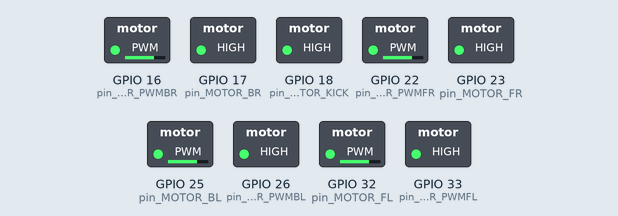
Simulated run of this sketch. Board: ESP32. On the bench: switched loads named in the sketch (green lamp = pin HIGH).

Above: at 0.1 s.
Timing chart, 0 to 1.6 s (numbered marks = the images above):
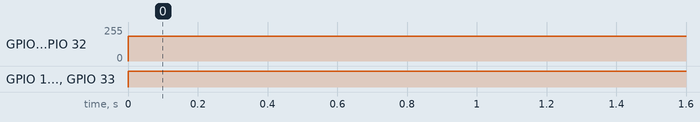

Measured:
- by itself, GPIO 16 (pin_MOTOR_PWMBR), GPIO 22 (pin_MOTOR_PWMFR), GPIO 25 (pin_MOTOR_BL), GPIO 32 (pin_MOTOR_FL): 0/255 → 184/255 at 0.00 s
- by itself, GPIO 17 (pin_MOTOR_BR), GPIO 23 (pin_MOTOR_FR), GPIO 26 (pin_MOTOR_PWMBL), GPIO 33 (pin_MOTOR_PWMFL): LOW → HIGH at 0.00 s

The sketch:

L298N_4WHEELS.ino
```cpp
//----MOTOR---//

/*
FR : FRONT RIGHT
FL : FRONT LEFT
BR : BACK RIGHT
BL : BACK LEFT
M1 : MOTOR 1 dst
*/

#define pin_MOTOR_BL 25
#define pin_MOTOR_PWMBL 26
#define pin_MOTOR_BR 17
#define pin_MOTOR_PWMBR 16
#define pin_MOTOR_FL 32
#define pin_MOTOR_PWMFL 33
#define pin_MOTOR_FR 23
#define pin_MOTOR_PWMFR 22

#define pin_MOTOR_KICK 18

#define PWM_FREQUENCY 700
#define PWM_RESOLUTION 8
#define M1A_PWM_CHANNEL 0
#define M1B_PWM_CHANNEL 1
#define M2A_PWM_CHANNEL 2
#define M2B_PWM_CHANNEL 3
#define M3A_PWM_CHANNEL 4
#define M3B_PWM_CHANNEL 5
#define M4A_PWM_CHANNEL 6
#define M4B_PWM_CHANNEL 7

#define potensio 4
//-----------//

void setup() {
  //motor
  ledcSetup(M1A_PWM_CHANNEL, PWM_FREQUENCY, PWM_RESOLUTION);
  ledcSetup(M1B_PWM_CHANNEL, PWM_FREQUENCY, PWM_RESOLUTION);
  ledcSetup(M2A_PWM_CHANNEL, PWM_FREQUENCY, PWM_RESOLUTION);
  ledcSetup(M2B_PWM_CHANNEL, PWM_FREQUENCY, PWM_RESOLUTION);
  ledcSetup(M3A_PWM_CHANNEL, PWM_FREQUENCY, PWM_RESOLUTION);
  ledcSetup(M3B_PWM_CHANNEL, PWM_FREQUENCY, PWM_RESOLUTION);
  ledcSetup(M4A_PWM_CHANNEL, PWM_FREQUENCY, PWM_RESOLUTION);
  ledcSetup(M4B_PWM_CHANNEL, PWM_FREQUENCY, PWM_RESOLUTION);

  ledcAttachPin(pin_MOTOR_FL, M1A_PWM_CHANNEL);
  ledcAttachPin(pin_MOTOR_PWMFL, M1B_PWM_CHANNEL);
  ledcAttachPin(pin_MOTOR_BL, M2A_PWM_CHANNEL);
  ledcAttachPin(pin_MOTOR_PWMBL, M2B_PWM_CHANNEL);
  ledcAttachPin(pin_MOTOR_FR, M3A_PWM_CHANNEL);
  ledcAttachPin(pin_MOTOR_PWMFR, M3B_PWM_CHANNEL);
  ledcAttachPin(pin_MOTOR_BR, M4A_PWM_CHANNEL);
  ledcAttachPin(pin_MOTOR_PWMBR, M4B_PWM_CHANNEL);

  pinMode(potensio, INPUT);
  pinMode(pin_MOTOR_KICK, OUTPUT);
}

void loop() {
  tendang(1);
  // int v = analogRead(potensio);
  // int mv = map(v, 0, 4095, 0, 255);
  // setMotor(mv, mv, mv, mv);  //front
  // setMotor(-70, -70, -70, -70);   //back
  // setMotor(70, -70, -70, 70);     //move right
  // setMotor(-70, 70, 70, -70);     //move left
  // setMotor(70, 0, 0, 70);         //diagonal kanan depan
  // setMotor(0, 70, 70, 0);         //diagonal kiri depan
  // setMotor(0, -70, -70, 0);       //diagonal kanan belakang
  // setMotor(-70, 0, 0, -70);       //diagonal kiri belakang
  // setMotor(-70, -70, 70, 70);       //rotate left
  setMotor(70, 70, -70, -70);       //rotate right
}

//------------------FUNGSI MOTOR Penggerak---------------------//
void setMotor(int speedFL, int speedFR, int speedBL, int speedBR) {
  speedFR = constrain(speedFR, -255, 255);
  speedFL = constrain(speedFL, -255, 255);
  speedBR = constrain(speedBR, -255, 255);
  speedBL = constrain(speedBL, -255, 255);


  if (speedFR > 0) {
    int speedM1 = map(speedFR, 0, 255, 255, 0);
    ledcWrite(M1A_PWM_CHANNEL, speedM1);
    ledcWrite(M1B_PWM_CHANNEL, 255);
  } else {
    int speedM1 = map(speedFR, -255, 0, 0, 255);
    ledcWrite(M1A_PWM_CHANNEL, 255);
    ledcWrite(M1B_PWM_CHANNEL, speedM1);
  }

  if (speedFL > 0) {
    int speedM2 = map(speedFL, 0, 255, 255, 0);
    ledcWrite(M2A_PWM_CHANNEL, speedM2);
    ledcWrite(M2B_PWM_CHANNEL, 255);
  } else {
    int speedM2 = map(speedFL, -255, 0, 0, 255);
    ledcWrite(M2A_PWM_CHANNEL, 255);
    ledcWrite(M2B_PWM_CHANNEL, speedM2);
  }

  if (speedBR > 0) {
    int speedM3 = map(speedBR, 0, 255, 255, 0);
    ledcWrite(M3A_PWM_CHANNEL, speedM3);
    ledcWrite(M3B_PWM_CHANNEL, 255);
  } else {
    int speedM3 = map(speedBR, -255, 0, 0, 255);
    ledcWrite(M3A_PWM_CHANNEL, 255);
    ledcWrite(M3B_PWM_CHANNEL, speedM3);
  }

  if (speedBL > 0) {
    int speedM4 = map(speedBL, 0, 255, 255, 0);
    ledcWrite(M4A_PWM_CHANNEL, speedM4);
    ledcWrite(M4B_PWM_CHANNEL, 255);
  } else {
    int speedM4 = map(speedBL, -255, 0, 0, 255);
    ledcWrite(M4A_PWM_CHANNEL, 255);
    ledcWrite(M4B_PWM_CHANNEL, speedM4);
  }
}

void tendang(bool ya) {
  if (ya == 1) {
    digitalWrite(pin_MOTOR_KICK, HIGH);
  } else if (ya == 0) {
    digitalWrite(pin_MOTOR_KICK, LOW);
  }
}
```
